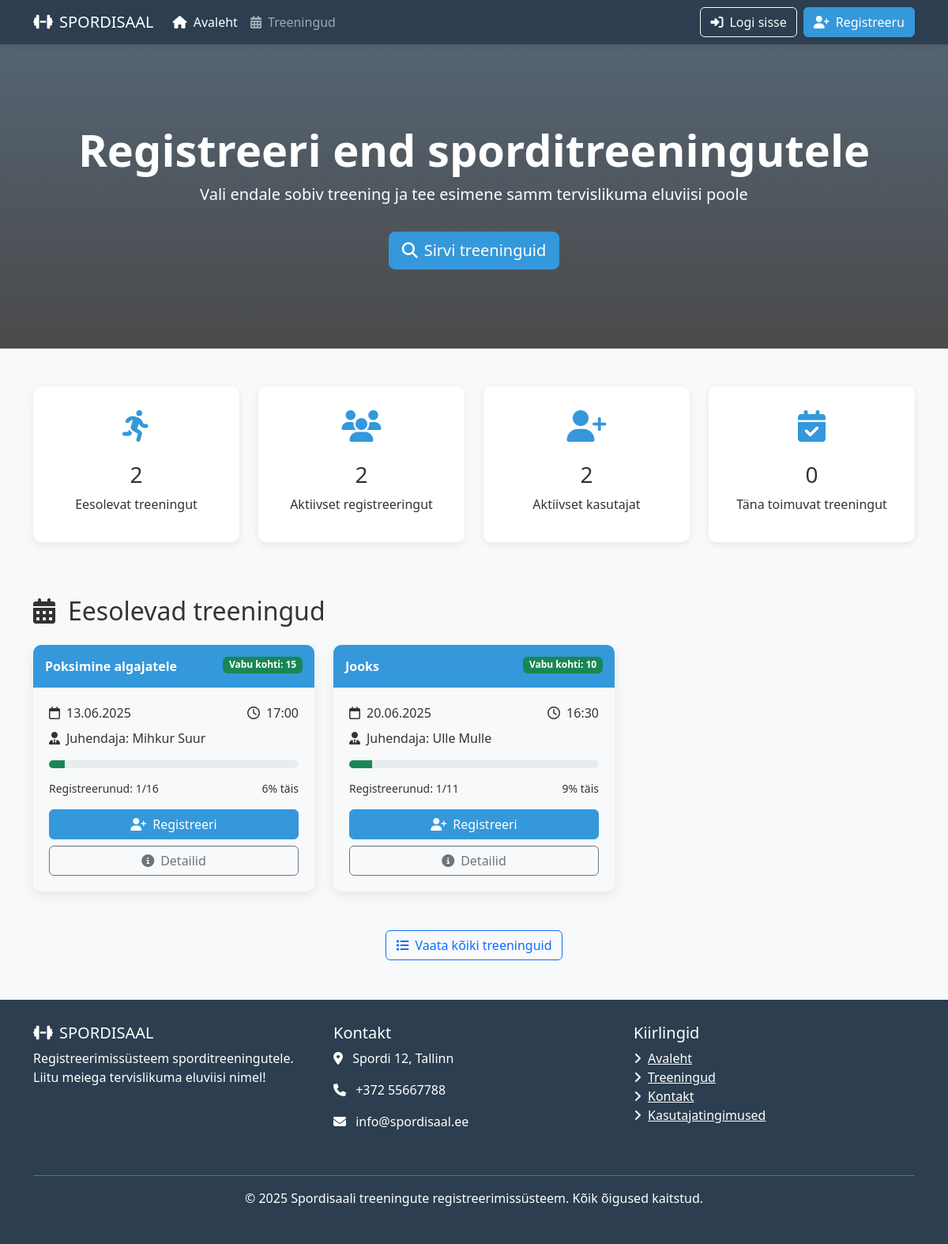
The page / on the database its author committed.
### tables this page shows
CREATE TABLE `trainings` (
  `id` int(11) NOT NULL,
  `title` varchar(100) NOT NULL,
  `type` varchar(50) NOT NULL,
  `date` date NOT NULL,
  `time` time NOT NULL,
  `duration` int(11) NOT NULL,
  `max_participants` int(11) NOT NULL,
  `instructor` varchar(100) NOT NULL,
  `description` text DEFAULT NULL,
  `created_at` timestamp NOT NULL DEFAULT current_timestamp()
);

### includes/functions.php (called while the page is built, shortened)
<?php
function getUpcomingTrainings($conn, $today) {
    $twoWeeksAgo = date('Y-m-d H:i:s', strtotime('-14 days'));
    $sql = "SELECT *,
                TIMESTAMPADD(MINUTE, duration, CONCAT(date, ' ', time)) AS end_time
            FROM trainings
            WHERE TIMESTAMPADD(MINUTE, duration, CONCAT(date, ' ', time)) > :twoWeeksAgo
            ORDER BY date, time ASC";
    $stmt = $conn->prepare($sql);
    $stmt->bindParam(':twoWeeksAgo', $twoWeeksAgo);
    $stmt->execute();
    return $stmt->fetchAll(PDO::FETCH_ASSOC);
}
function getRegisteredCount($conn, $trainingId) {
    $sql = "SELECT COUNT(*) FROM registrations
            WHERE training_id = :training_id AND status = 'active'";
    $stmt = $conn->prepare($sql);
    $stmt->bindParam(':training_id', $trainingId);
    $stmt->execute();
    return $stmt->fetchColumn();
}
function getTotalRegistrations($conn, $today) {
    $sql = "SELECT COUNT(*) FROM registrations
            WHERE status = 'active' AND training_id IN
                (SELECT id FROM trainings WHERE date >= :today)";
    $stmt = $conn->prepare($sql);
    $stmt->bindParam(':today', $today);
    $stmt->execute();
    return $stmt->fetchColumn();
}
function getTotalUsers($conn) {
    $sql = "SELECT COUNT(*) FROM users";
    $stmt = $conn->prepare($sql);
    $stmt->execute();
    return $stmt->fetchColumn();
}
function getTrainingsToday($conn, $today) {
    $sql = "SELECT COUNT(*) FROM trainings WHERE date = :today";
    $stmt = $conn->prepare($sql);
    $stmt->bindParam(':today', $today);
    $stmt->execute();
    return $stmt->fetchColumn();
}
?>

### index.php (the view, shortened to what this page needs)
<?php
require_once 'includes/db_connection.php';
require_once 'includes/functions.php';
require_once 'includes/header.php';
$today = date('d.m.Y');
$upcomingTrainings = getUpcomingTrainings($conn, $today);
?>
<section class="hero-section">
    <div class="container">
        <h1 class="display-4 fw-bold">Registreeri end sporditreeningutele</h1>
        <p class="lead">Vali endale sobiv treening ja tee esimene samm tervislikuma eluviisi poole</p>
        <a href="trainings.php" class="btn btn-primary btn-lg mt-3">
            <i class="fas fa-search me-2"></i>Sirvi treeninguid
        </a>
    </div>
</section>
<div class="container my-5">
    <div class="row mb-5">
        <div class="col-md-3">
            <div class="stats-card">
                <div class="stats-icon">
                    <i class="fas fa-running"></i>
                </div>
                <h3><?= count($upcomingTrainings) ?></h3>
                <p>Eesolevat treeningut</p>
            </div>
        </div>
        <div class="col-md-3">
            <div class="stats-card">
                <div class="stats-icon">
                    <i class="fas fa-users"></i>
                </div>
                <h3><?= getTotalRegistrations($conn, $today) ?></h3>
                <p>Aktiivset registreeringut</p>
            </div>
        </div>
        <div class="col-md-3">
            <div class="stats-card">
                <div class="stats-icon">
                    <i class="fas fa-user-plus"></i>
                </div>
                <h3><?= getTotalUsers($conn) ?></h3>
                <p>Aktiivset kasutajat</p>
            </div>
        </div>
        <div class="col-md-3">
            <div class="stats-card">
                <div class="stats-icon">
                    <i class="fas fa-calendar-check"></i>
                </div>
                <h3><?= getTrainingsToday($conn, $today) ?></h3>
                <p>Täna toimuvat treeningut</p>
            </div>
        </div>
    </div>
    <section class="mb-5">
        <h2 class="mb-4"><i class="fas fa-calendar-alt me-3"></i>Eesolevad treeningud</h2>
        <div class="row">
            <?php foreach(array_slice($upcomingTrainings, 0, 3) as $training):
                $registeredCount = getRegisteredCount($conn, $training['id']);
                $percentage = ($registeredCount / $training['max_participants']) * 100;
                $spotsLeft = $training['max_participants'] - $registeredCount;
                $statusClass = $spotsLeft > 5 ? 'bg-success' : ($spotsLeft > 0 ? 'bg-warning' : 'bg-danger');
                $statusText = $spotsLeft > 5 ? "Vabu kohti: $spotsLeft" : ($spotsLeft > 0 ? "Vähe vabu kohti" : "Täis");
            ?>
            <div class="col-md-4">
                <div class="training-card">
                    <div class="training-header">
                        <?= htmlspecialchars($training['title']) ?>
                        <span class="badge <?= $statusClass ?> float-end"><?= $statusText ?></span>
                    </div>
                    <div class="training-body">
                        <div class="d-flex justify-content-between mb-2">
                            <span><i class="far fa-calendar me-2"></i><?= date('d.m.Y', strtotime($training['date'])) ?></span>
                            <span><i class="far fa-clock me-2"></i><?= date('H:i', strtotime($training['time'])) ?></span>
                        </div>
                        <p class="mb-3"><i class="fas fa-user-tie me-2"></i>Juhendaja: <?= htmlspecialchars($training['instructor']) ?></p>
                        <div class="progress">
                            <div class="progress-bar <?= $statusClass ?>" role="progressbar"
                                 style="width: <?= $percentage ?>%;"
                                 aria-valuenow="<?= $percentage ?>"
                                 aria-valuemin="0"
                                 aria-valuemax="100"></div>
                        </div>
                        <div class="d-flex justify-content-between small mb-3">
                            <span>Registreerunud: <?= $registeredCount ?>/<?= $training['max_participants'] ?></span>
                            <span><?= round($percentage) ?>% täis</span>
                        </div>
                        <a href="trainings.php?training_id=<?= $training['id'] ?>" class="btn btn-primary w-100 mb-2">
                            <i class="fas fa-user-plus me-2"></i>Registreeri
                        </a>
                        <a href="trainings.php?training_id=<?= $training['id'] ?>" class="btn btn-outline-secondary w-100">
                            <i class="fas fa-info-circle me-2"></i>Detailid
                        </a>
                    </div>
                </div>
            </div>
            <?php endforeach; ?>
        </div>
        <div class="text-center mt-4">
            <a href="trainings.php" class="btn btn-outline-primary">
                <i class="fas fa-list me-2"></i>Vaata kõiki treeninguid
            </a>
        </div>
    </section>
</div>
<?php require_once 'includes/footer.php'; ?>

### includes/header.php (style rules this page uses)
:root { --primary: #3498db; --secondary: #2c3e50; --success: #2ecc71; --danger: #e74c3c; --warning: #f39c12; --light: #ecf0f1; --dark: #34495e; }
body { font-family: 'Segoe UI', Tahoma, Geneva, Verdana, sans-serif; background-color: #f8f9fa; color: #333; padding-top: 56px; }
.hero-section { background: linear-gradient(rgba(44, 62, 80, 0.8), rgba(0,0,0,0.7)); background-size: cover; background-position: center; color: white; padding: 100px 0; margin-bottom: 40px; text-align: center; }
.training-card { transition: transform 0.3s, box-shadow 0.3s; border: none; border-radius: 10px; overflow: hidden; margin-bottom: 25px; box-shadow: 0 5px 15px rgba(0,0,0,0.08); }
.training-header { background-color: var(--primary); color: white; padding: 15px; font-weight: bold; }
.training-body { padding: 20px; }
.progress { height: 10px; margin: 15px 0; }
.stats-card { background-color: white; border-radius: 10px; padding: 20px; margin-bottom: 20px; box-shadow: 0 3px 10px rgba(0,0,0,0.08); text-align: center; }
.stats-icon { font-size: 2.5rem; margin-bottom: 15px; color: var(--primary); }
.btn-primary { background-color: var(--primary); border-color: var(--primary); }

### rows shown on the page
trainings: title "Poksimine algajatele", statusText "Vabu kohti: 15", date "13.06.2025", time "17:00", instructor "Mihkur Suur", $percentage 6.25 (drawn), registeredCount "1", max_participants "16", percentage "6"
trainings: title "Jooks", statusText "Vabu kohti: 10", date "20.06.2025", time "16:30", instructor "Ulle Mulle", $percentage 9.0909090909091 (drawn), registeredCount "1", max_participants "11", percentage "9"

### other values the page prints
count($upcomingTrainings) "2"
getTotalUsers($conn) "2"
